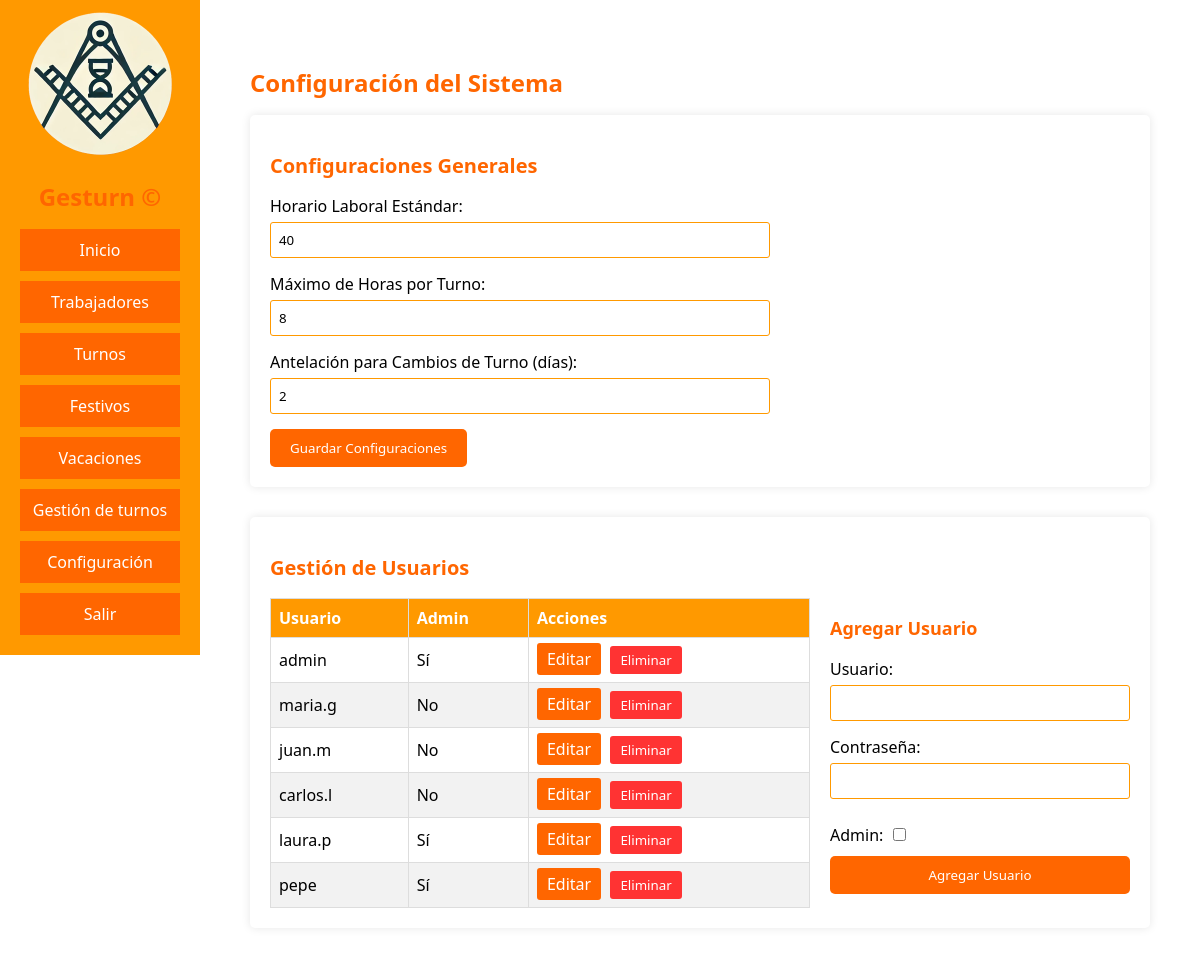
The page /configuracion.php (signed in) on the database its author committed.
### tables this page shows
CREATE TABLE `usuarios` (
  `id` int(11) NOT NULL,
  `usuario` varchar(50) NOT NULL,
  `password` varchar(50) NOT NULL,
  `idp` int(11) NOT NULL,
  `admin` tinyint(1) NOT NULL DEFAULT 0
);

### controllers/configuracion.php (called while the page is built, shortened)
<?php
require_once('models/configuracion.php');
$configuraciones = obtener_configuraciones();
$usuarios = obtener_usuarios();
$usuario_editar = null;
require_once('views/configuracion.php');
?>

### configuracion.php (called while the page is built, shortened)
<?php
require_once("includes/funciones.php");
require_once('controllers/configuracion.php');
?>

### models/configuracion.php (called while the page is built, shortened)
<?php
$host = 'localhost';
$dbname = 'gesturn';
$user = 'root';
$pass = '';
function conectar() {
    global $host, $user, $pass, $dbname;
    return new mysqli($host, $user, $pass, $dbname);
}
function obtener_configuraciones() {
    $conexion = conectar();
    $sql = "SELECT * FROM configuraciones";
    $resultado = $conexion->query($sql);
    $configuraciones = [];
    while ($fila = $resultado->fetch_assoc()) {
        $configuraciones[$fila['clave']] = $fila['valor'];
    }
    return $configuraciones;
}
function obtener_usuarios() {
    $conexion = conectar();
    $sql = "SELECT * FROM usuarios";
    $resultado = $conexion->query($sql);
    $usuarios = [];
    while ($fila = $resultado->fetch_assoc()) {
        $usuarios[] = $fila;
    }
    return $usuarios;
}
?>

### views/configuracion.php (the view, shortened to what this page needs)
?><!DOCTYPE html>
<html lang="es">
<head>
    <link rel="stylesheet" href="css/estilos.css">
</head>
<body>
    <div id="web">
        <header>
            <img src="images/logo-gesturn.png" alt="Gesturn - Gestión de turnos de empresa">
            <h1>Gesturn &copy;</h1>
        </header>
        <main>
            <h1>Configuración del Sistema</h1>
            <div class="contenedor-configuracion">
                <div class="configuracion-general">
                    <h2>Configuraciones Generales</h2>
                    <form action="" method="POST">
                        <label for="horario_laboral">Horario Laboral Estándar:</label>
                        <input type="text" name="horario_laboral" value="<?php echo $configuraciones['horario_laboral'] ?? ''; ?>">
                        <label for="max_horas_turno">Máximo de Horas por Turno:</label>
                        <input type="number" name="max_horas_turno" value="<?php echo $configuraciones['max_horas_turno'] ?? ''; ?>">
                        <label for="antelacion_cambio_turno">Antelación para Cambios de Turno (días):</label>
                        <input type="number" name="antelacion_cambio_turno" value="<?php echo $configuraciones['antelacion_cambio_turno'] ?? ''; ?>">
                        <input type="submit" value="Guardar Configuraciones">
                    </form>
                </div>
                <div class="configuracion-usuarios">
                    <h2>Gestión de Usuarios</h2>
                    <?php if ($usuario_editar): ?>
                        <div class="formulario-usuario">
                            <h3>Editar Usuario</h3>
                            <form action="" method="POST">
                                <input type="hidden" name="accion" value="editar_usuario">
                                <input type="hidden" name="id" value="<?php echo $usuario_editar['id']; ?>">
                                <label for="usuario">Usuario:</label>
                                <input type="text" name="usuario" value="<?php echo $usuario_editar['usuario']; ?>" required>
                                <label for="password">Nueva Contraseña (dejar en blanco para no cambiar):</label>
                                <input type="password" name="password">
                                <div class="checkbox-container">
                                    <label for="admin">Admin:</label>
                                    <input type="checkbox" name="admin" <?php echo $usuario_editar['admin'] ? 'checked' : ''; ?>>
                                </div>
                                <input type="submit" value="Guardar Cambios">
                            </form>
                        </div>
                    <?php else: ?>
                        <div class="contenedor-gestion-usuarios">
                            <div class="lista-usuarios">
                                <table>
                                    <thead>
                                        <tr>
                                            <th>Usuario</th>
                                            <th>Admin</th>
                                            <th>Acciones</th>
                                        </tr>
                                    </thead>
                                    <tbody>
                                        <?php foreach ($usuarios as $usuario): ?>
                                        <tr>
                                            <td><?php echo $usuario['usuario']; ?></td>
                                            <td><?php echo $usuario['admin'] ? 'Sí' : 'No'; ?></td>
                                            <td>
                                                <a href="?editar=<?php echo $usuario['id']; ?>" class="boton-editar">Editar</a>
                                                <form action="" method="POST" class="form-eliminar">
                                                    <button type="submit" class="boton-eliminar">Eliminar</button>
                                                </form>
                                            </td>
                                        </tr>
                                        <?php endforeach; ?>
                                    </tbody>
                                </table>
                            </div>
                            <div class="formulario-usuario">
                                <h3>Agregar Usuario</h3>
                                <form action="" method="POST">
                                    <label for="usuario">Usuario:</label>
                                    <input type="text" name="usuario" required>
                                    <label for="password">Contraseña:</label>
                                    <input type="password" name="password" required>
                                    <div class="checkbox-container">
                                        <label for="admin">Admin:</label>
                                        <input type="checkbox" name="admin">
                                    </div>
                                    <input type="submit" value="Agregar Usuario">
                                </form>
                            </div>
                        </div>
                    <?php endif; ?>
                </div>
            </div>
        </main>
    </div>
</body>
</html>

### css/estilos.css (style rules this page uses)
* { color: black; font-family: 'Segoe UI', Tahoma, Geneva, Verdana, sans-serif; box-sizing: border-box; }
body { margin: 0; padding: 0; }
h1, h2, h3, a { color: #ff6600; }
h1 { font-size: 24px; }
h2 { font-size: 20px; }
h3 { font-size: 18px; }
a { text-decoration: none; }
#contenedor, #web { width: 100%; height: 100%; margin: 0; padding: 0; display: flex; justify-content: center; }
#web { align-items: start; }
header { text-align: center; background-color: #ff9900; color: #fff; padding: 10px; flex: 2; }
header img { width: 150px; }
main { flex: 10; padding: 50px; }
input { border: 1px solid #ff9900; }
input[type="submit"], input[type="button"], button { background-color: #ff6600; color: white; border: none; padding: 10px 20px; cursor: pointer; border-radius: 5px; }
table { width: 100%; border-collapse: collapse; }
th, td { border: 1px solid #ddd; padding: 8px; text-align: left; }
th { background-color: #ff9900; color: white; }
tr:nth-child(even) { background-color: #f2f2f2; }
.boton-editar, .boton-eliminar { padding: 5px 10px; border-radius: 3px; text-decoration: none; color: white; margin-right: 5px; cursor: pointer; }
.boton-editar { background-color: #ff6600; }
.boton-eliminar { background-color: #ff3333; }
.contenedor-configuracion { display: flex; flex-direction: column; gap: 30px; max-width: 1200px; }
.configuracion-general, .configuracion-usuarios { background-color: #fff; padding: 20px; border-radius: 5px; box-shadow: 0 0 10px rgba(0,0,0,0.1); }
.configuracion-general form { max-width: 500px; }
.configuracion-general input[type="text"], .configuracion-general input[type="number"] { width: 100%; padding: 8px; margin: 5px 0 15px 0; border: 1px solid #ff9900; border-radius: 3px; }
.contenedor-gestion-usuarios { display: flex; gap: 20px; }
.lista-usuarios { flex: 2; }
.formulario-usuario { flex: 1; min-width: 300px; }
.formulario-usuario form { display: flex; flex-direction: column; }
.formulario-usuario input[type="text"], .formulario-usuario input[type="password"] { width: 100%; padding: 8px; margin: 5px 0 15px 0; border: 1px solid #ff9900; border-radius: 3px; }
.checkbox-container { display: flex; align-items: center; gap: 10px; margin: 10px 0; }
.checkbox-container label { margin: 0; }
.checkbox-container input[type="checkbox"] { width: auto; margin: 0; }
.form-eliminar { display: inline; }
.form-eliminar .boton-eliminar { padding: 5px 10px; margin: 0; }

### rows shown on the page
usuarios: usuario "admin", admin "Sí"
usuarios: usuario "maria.g", admin "No"
usuarios: usuario "juan.m", admin "No"
usuarios: usuario "carlos.l", admin "No"
usuarios: usuario "laura.p", admin "Sí"
usuarios: usuario "pepe", admin "Sí"
